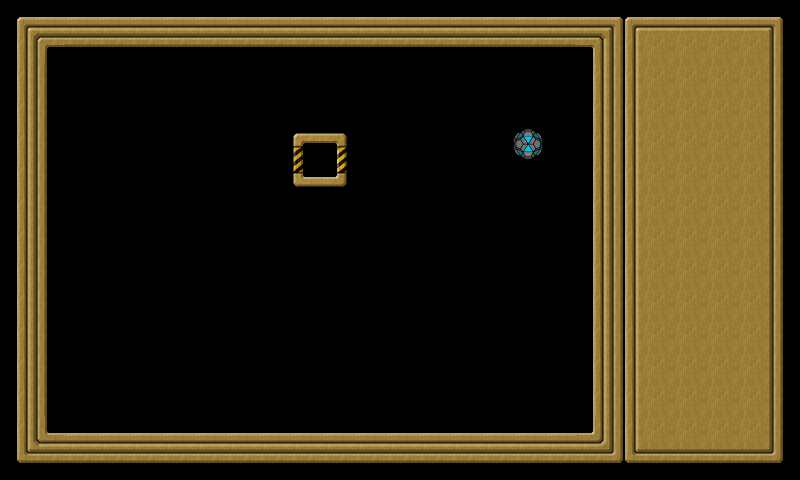

This game map was drawn from its Tiled (.tmx) file and the tilesets committed beside it. A one-line description and the trimmed map source follow:
An orthogonal 25x15 tile map with 32x32 px tiles, 3 tile layers (background, extra, controlpanel), 3 tilesets and 36 objects (wall001, wall002, wall003, wall004, star001, ...).

<map version="1.0" orientation="orthogonal" width="25" height="15" tilewidth="32" tileheight="32">
 <tileset firstgid="1" name="tileset" tilewidth="32" tileheight="32">
  <image source="tileset.png" width="160" height="448" />
 </tileset>
 <tileset firstgid="71" name="goodball" tilewidth="32" tileheight="32">
  <image source="goodball.png" width="32" height="32" />
 </tileset>
 <tileset firstgid="72" name="star" tilewidth="32" tileheight="32">
  <image source="star.png" width="24" height="24" />
 </tileset>
 <layer name="background" width="20" height="15">
  <data>[300 cells, 128 non-empty, 16 distinct tile ids]</data>
 </layer>
 <layer name="extra" width="20" height="15">
  <data>[300 cells, 1 non-empty, 1 distinct tile ids]</data>
 </layer>
 <layer name="controlpanel" width="25" height="15">
  <data>[375 cells, 90 non-empty, 9 distinct tile ids]</data>
 </layer>
 <objectgroup name="objects" width="20" height="15">
  <object name="wall001" x="0" y="0" width="592" height="48">
   <properties>
    <property name="objClass" value="wall" />
   </properties>
  </object>
  <object name="wall002" x="592" y="0" width="48" height="432">
   <properties>
    <property name="objClass" value="wall" />
   </properties>
  </object>
  <object name="wall003" x="48" y="432" width="592" height="48">
   <properties>
    <property name="objClass" value="wall" />
   </properties>
  </object>
  <object name="wall004" x="0" y="48" width="48" height="432">
   <properties>
    <property name="objClass" value="wall" />
   </properties>
  </object>
  <object name="star001" x="520" y="200" width="16" height="16">
   <properties>
    <property name="objClass" value="star" />
   </properties>
  </object>
  <object name="star002" x="520" y="232" width="16" height="16">
   <properties>
    <property name="objClass" value="star" />
   </properties>
  </object>
  <object name="star003" x="520" y="264" width="16" height="16">
   <properties>
    <property name="objClass" value="star" />
   </properties>
  </object>
  <object name="star004" x="520" y="296" width="16" height="16">
   <properties>
    <property name="objClass" value="star" />
   </properties>
  </object>
  <object name="star005" x="520" y="328" width="16" height="16">
   <properties>
    <property name="objClass" value="star" />
   </properties>
  </object>
  <object name="star006" x="488" y="360" width="16" height="16">
   <properties>
    <property name="objClass" value="star" />
   </properties>
  </object>
  <object name="star007" x="456" y="360" width="16" height="16">
   <properties>
    <property name="objClass" value="star" />
   </properties>
  </object>
  <object name="star008" x="424" y="360" width="16" height="16">
   <properties>
    <property name="objClass" value="star" />
   </properties>
  </object>
  <object name="star009" x="392" y="360" width="16" height="16">
   <properties>
    <property name="objClass" value="star" />
   </properties>
  </object>
  <object name="star010" x="360" y="360" width="16" height="16">
   <properties>
    <property name="objClass" value="star" />
   </properties>
  </object>
  <object name="star011" x="328" y="360" width="16" height="16">
   <properties>
    <property name="objClass" value="star" />
   </properties>
  </object>
  <object name="star012" x="296" y="360" width="16" height="16">
   <properties>
    <property name="objClass" value="star" />
   </properties>
  </object>
  <object name="star013" x="264" y="360" width="16" height="16">
   <properties>
    <property name="objClass" value="star" />
   </properties>
  </object>
  <object name="star014" x="232" y="360" width="16" height="16">
   <properties>
    <property name="objClass" value="star" />
   </properties>
  </object>
  <object name="star015" x="200" y="360" width="16" height="16">
   <properties>
    <property name="objClass" value="star" />
   </properties>
  </object>
  <object name="star016" x="168" y="360" width="16" height="16">
   <properties>
    <property name="objClass" value="star" />
   </properties>
  </object>
  <object name="star017" x="136" y="360" width="16" height="16">
   <properties>
    <property name="objClass" value="star" />
   </properties>
  </object>
  <object name="star018" x="104" y="328" width="16" height="16">
   <properties>
    <property name="objClass" value="star" />
   </properties>
  </object>
  <object name="star019" x="104" y="296" width="16" height="16">
   <properties>
    <property name="objClass" value="star" />
   </properties>
  </object>
  <object name="star020" x="104" y="264" width="16" height="16">
   <properties>
    <property name="objClass" value="star" />
   </properties>
  </object>
  <object name="star021" x="104" y="232" width="16" height="16">
   <properties>
    <property name="objClass" value="star" />
   </properties>
  </object>
  <object name="star022" x="104" y="200" width="16" height="16">
   <properties>
    <property name="objClass" value="star" />
   </properties>
  </object>
  <object name="star023" x="104" y="168" width="16" height="16">
   <properties>
    <property name="objClass" value="star" />
   </properties>
  </object>
  <object name="star024" x="104" y="136" width="16" height="16">
   <properties>
    <property name="objClass" value="star" />
   </properties>
  </object>
  <object name="star025" x="104" y="104" width="16" height="16">
   <properties>
    <property name="objClass" value="star" />
   </properties>
  </object>
  <object name="star026" x="136" y="104" width="16" height="16">
   <properties>
    <property name="objClass" value="star" />
   </properties>
  </object>
  <object name="star027" x="168" y="104" width="16" height="16">
   <properties>
    <property name="objClass" value="star" />
   </properties>
  </object>
  <object name="star028" x="200" y="104" width="16" height="16">
   <properties>
    <property name="objClass" value="star" />
   </properties>
  </object>
  <object name="star029" x="232" y="104" width="16" height="16">
   <properties>
    <property name="objClass" value="star" />
   </properties>
  </object>
  <object name="star030" x="264" y="104" width="16" height="16">
   <properties>
    <property name="objClass" value="star" />
   </properties>
  </object>
  <object name="goal001" x="312" y="152" width="16" height="16">
   <properties>
    <property name="objClass" value="goal" />
   </properties>
   <ellipse />
  </object>
  <object name="goodball001" x="514" y="130" width="29" height="29">
   <properties>
    <property name="objClass" value="goodball" />
   </properties>
   <ellipse />
  </object>
 </objectgroup>
</map>
